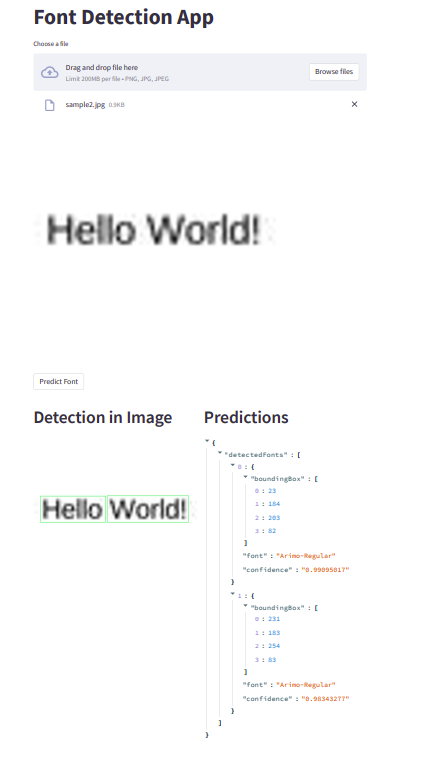
#> input picture samplePrediction.png, 430 x 772 px, given in place of img15.jpg, which was not available
$ jupyter execute --allow-errors Font_Detection_Training.ipynb   (shell and % lines are left out)   (text cells are left out)
#> lines starting #> are read from the running program, lines starting #| are printed output that depends on the picture; after the words box and inside, x2 and y2 are one past the last pixel; in counts of white or black regions, pixels touching at a corner belong together; pictures that were not available may be replaced by others from this repository, and a replacement may not be noted
[cell 1]
import os
import matplotlib.pyplot as plt
from PIL import ImageFont, ImageDraw
from PIL import Image
from PIL import ImageDraw
import glob

[cell 2]
import numpy as np
import tensorflow as tf

[cell 3]
#import wandb
import tensorflow as tf

[cell 4]
font_links = ['https://fonts.google.com/specimen/Oswald',
                  'https://fonts.google.com/specimen/Roboto',
                  'https://fonts.google.com/specimen/Open+Sans',
                  'https://fonts.google.com/specimen/Ubuntu',
                  'https://fonts.google.com/specimen/PT+Serif',
                  'https://fonts.google.com/specimen/Dancing+Script',
                  'https://fonts.google.com/specimen/Fredoka+One',
                  'https://fonts.google.com/specimen/Arimo',
                  'https://fonts.google.com/specimen/Noto+Sans',
                  'https://fonts.google.com/specimen/Patua+One']

[cell 5]
parent_dir = os.getcwd()
parent_dir

[cell 6]
fontsN = len(font_links)
if fontsN % 2 == 0:
    N_Rows = fontsN//2
    N_Columns = N_Rows
else:
    N_Rows = fontsN//2
    N_Columns = N_Rows + 1
font_sizes = [12,14,16,18,20,24,26,28,32,36,42]
maxFontSize = font_sizes[-1]
image_size = (2**(int(np.log2(maxFontSize))+3), 2**(int(np.log2(maxFontSize))+3))
image_size

[cell 7]
def draw_image(font_path, image_size):
        image = Image.new("RGB", image_size, (255, 255, 255))
        draw = ImageDraw.Draw(image)
        font_size = font_sizes[np.random.randint(0,len(font_sizes))]
        # use a truetype font
        font = ImageFont.truetype(font_path, font_size)
        fw,fh = font.getsize("Hello World!")
        H, W = image_size
        draw.text((W/2-fw/2, H/2-fh),
                "Hello World!", font=font, fill=(0, 0, 0))
        return image

[cell 8]
fonts_folder = os.path.join(parent_dir, 'FontsFolder')
pltIndex = 1
fig = plt.figure(figsize=(30, 30))
for i in glob.glob(fonts_folder+'/*.ttf'):
    plt.subplot(N_Rows, N_Columns, pltIndex)
    image = draw_image(i, image_size)
    plt.imshow(image)
    font_name = i.split('/')[-1].split('.')[0]
    plt.title(font_name, fontdict={'fontsize': 16, 'fontweight': 'bold', })
    pltIndex += 1

[cell 9]
images_path = os.path.join(parent_dir,'ImagesDir')
if 'ImagesDir' not in os.listdir(parent_dir):
  os.makedirs(images_path)

[cell 10]
def gen_imgs(image_size,font_image_folder,N=50):
  for j in range(N):
    image = draw_image(i, image_size)
    image = image.resize((image_size[0]//4,image_size[1]//4))
    image.save(os.path.join(font_image_folder,'img'+str(j)+'.jpg'))

[cell 11]
for i in glob.glob(fonts_folder+'/*.ttf'):
  font_name = i.split('/')[-1].split('.')[0]
  font_image_folder = os.path.join(images_path,font_name)
  os.makedirs(font_image_folder)
  gen_imgs(image_size,font_image_folder,N=50)

[cell 12]
import cv2

[cell 13]
img = cv2.imread('/content/ImagesDir/Arimo-Regular/img15.jpg')
#> img is the input picture: shape (772, 430, 3); mean B, G, R 250.2, 250, 249.9

[cell 14]
gray = cv2.cvtColor(img, cv2.COLOR_BGR2GRAY)

# Performing OTSU threshold
ret, thresh1 = cv2.threshold(gray, 0, 255, cv2.THRESH_OTSU | cv2.THRESH_BINARY_INV)
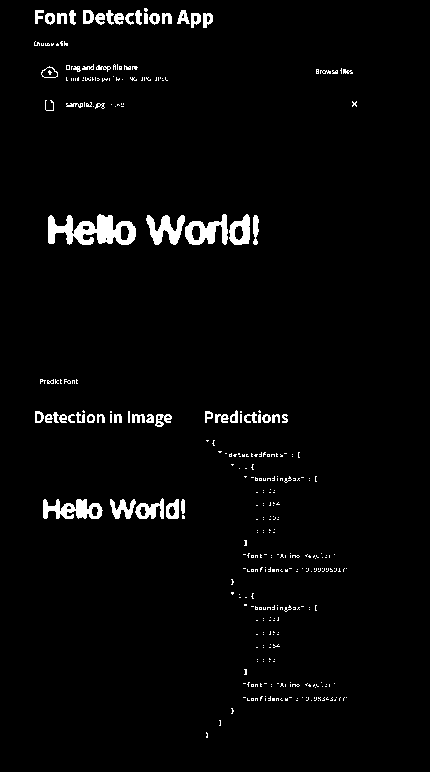
#> thresh1: shape (772, 430); 2.8% white; 372 white regions (312 under 20 px), largest, box (x1, y1, x2, y2) and area: (48, 214, 136, 245) 1582, (43, 499, 103, 519) 726, (185, 214, 228, 245) 695
#> ret = 188

# Specify structure shape and kernel size.
# Kernel size increases or decreases the area
# of the rectangle to be detected.
# A smaller value like (10, 10) will detect
# each word instead of a sentence.
rect_kernel = cv2.getStructuringElement(cv2.MORPH_RECT, (18, 18))

# Applying dilation on the threshold image
dilation = cv2.dilate(thresh1, rect_kernel, iterations = 1)
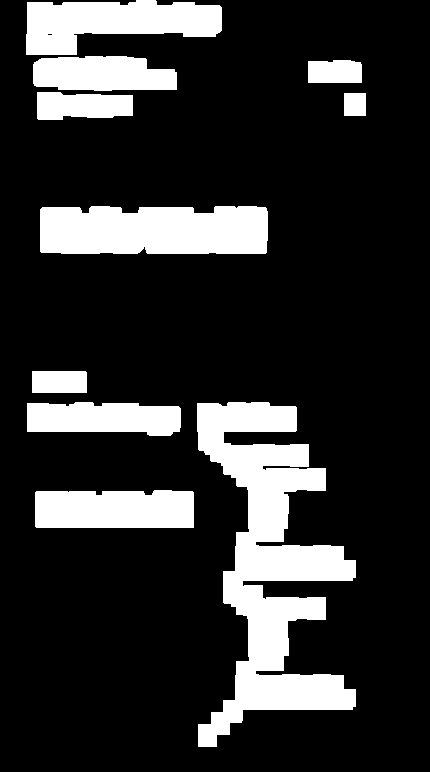
#> dilation: shape (772, 430); 18.5% white; 10 white regions

# Finding contours
contours, hierarchy = cv2.findContours(dilation, cv2.RETR_EXTERNAL,
                                                 cv2.CHAIN_APPROX_NONE)
#> contours = 10 contours; largest, box (x1, y1, x2, y2) and area: (197, 402, 356, 747) 23124, (40, 206, 268, 254) 10128, (26, 0, 222, 55) 6976, (35, 490, 194, 528) 5642, (27, 402, 181, 436) 4210

[cell 15]
im2 = img.copy()
for cnt in contours:
    x, y, w, h = cv2.boundingRect(cnt)

    # Drawing a rectangle on copied image
    rect = cv2.rectangle(im2, (x, y), (x + w, y + h), (0, 255, 0), 1)

    # Cropping the text block for giving input to OCR
    cropped = im2[y:y + h, x:x + w]
#> this loop made 10 passes
#> (x, y, w, h) on passes 1 to 10: (35, 490, 159, 38), (197, 402, 159, 345), (27, 402, 154, 34), (32, 371, 55, 22), (40, 206, 228, 48), (344, 93, 22, 23), (37, 92, 96, 28), (308, 60, 54, 23), (33, 56, 144, 35), (26, 0, 196, 55)
#> pass 1, `cropped = im2[y:y + h, x:x + w]`:
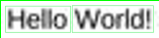
#> cropped: shape (38, 159, 3); mean B, G, R 202.2, 215.4, 201.2
#> pass 2, `rect = cv2.rectangle(im2, (x, y), (x + w, y + h), (0, 255, 0), 1)`:
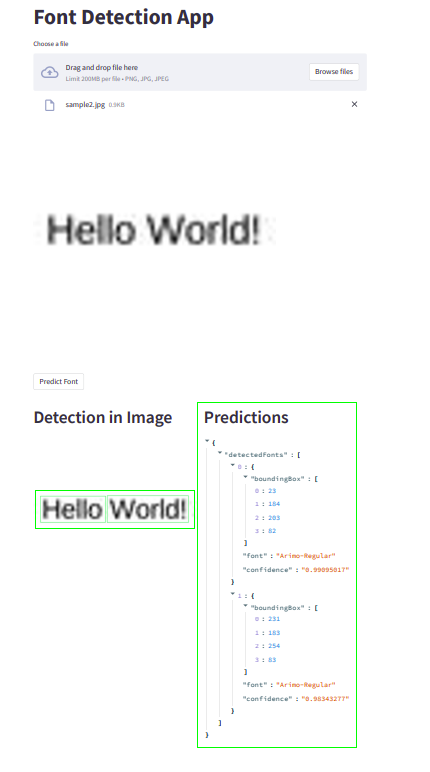
#> rect: shape (772, 430, 3); mean B, G, R 249.2, 250, 248.9
#> pass 2, `cropped = im2[y:y + h, x:x + w]`:
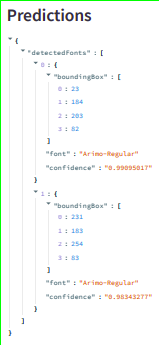
#> cropped: shape (345, 159, 3); mean B, G, R 248.1, 250.3, 248.2
#> after the loop:
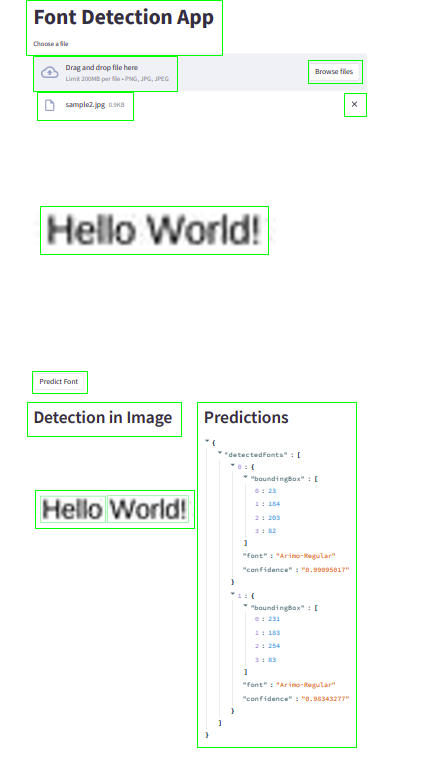
#> im2: shape (772, 430, 3); 1.16% of pixels changed, all inside (x1, y1, x2, y2) = (26, 0, 367, 748)

    # Open the file in append mode
    #file = open("recognized.txt", "a")

    # Apply OCR on the cropped image
    #text = pytesseract.image_to_string(cropped)
plt.imshow(im2)
